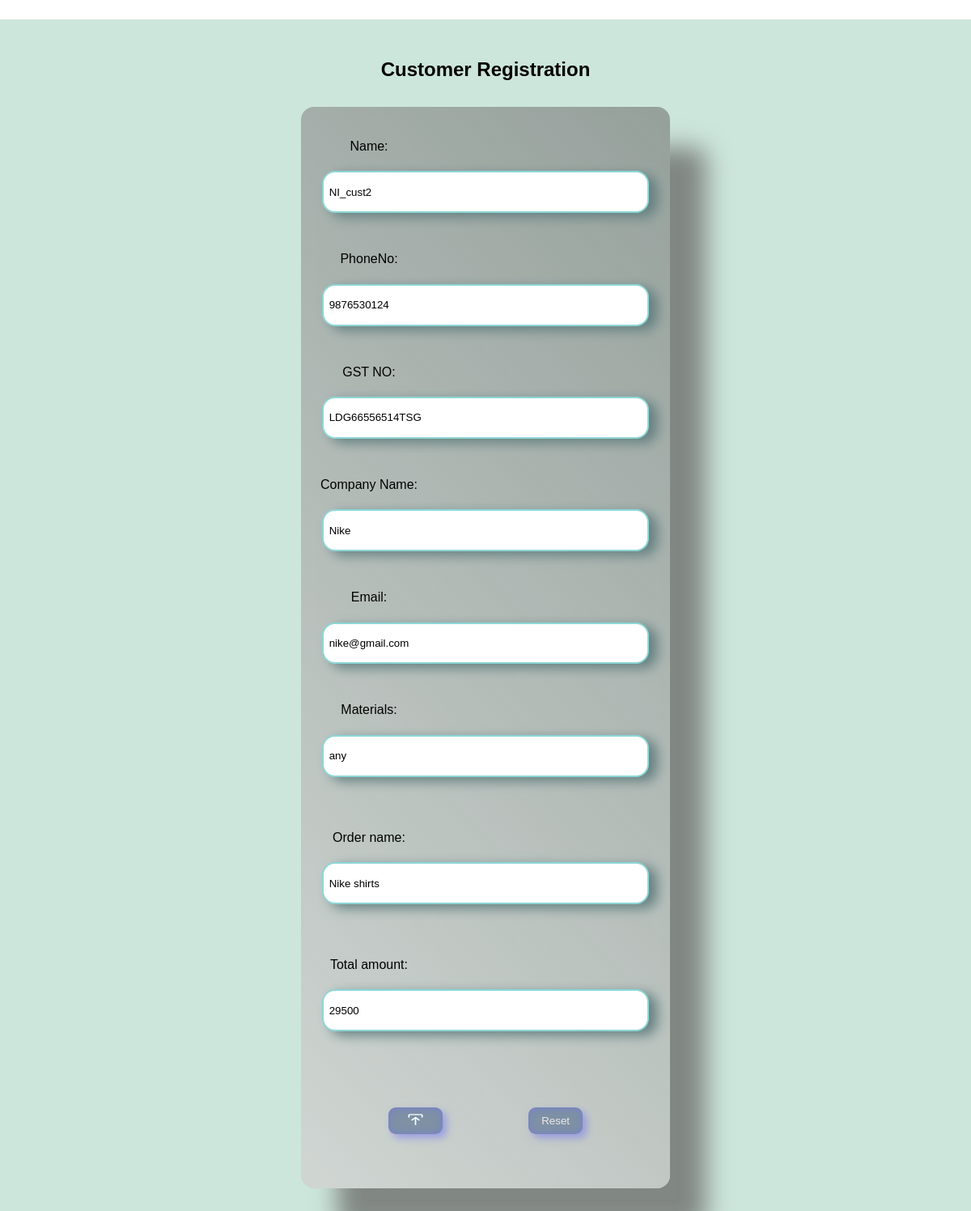
The page /upd/2 on the database as committed earlier.
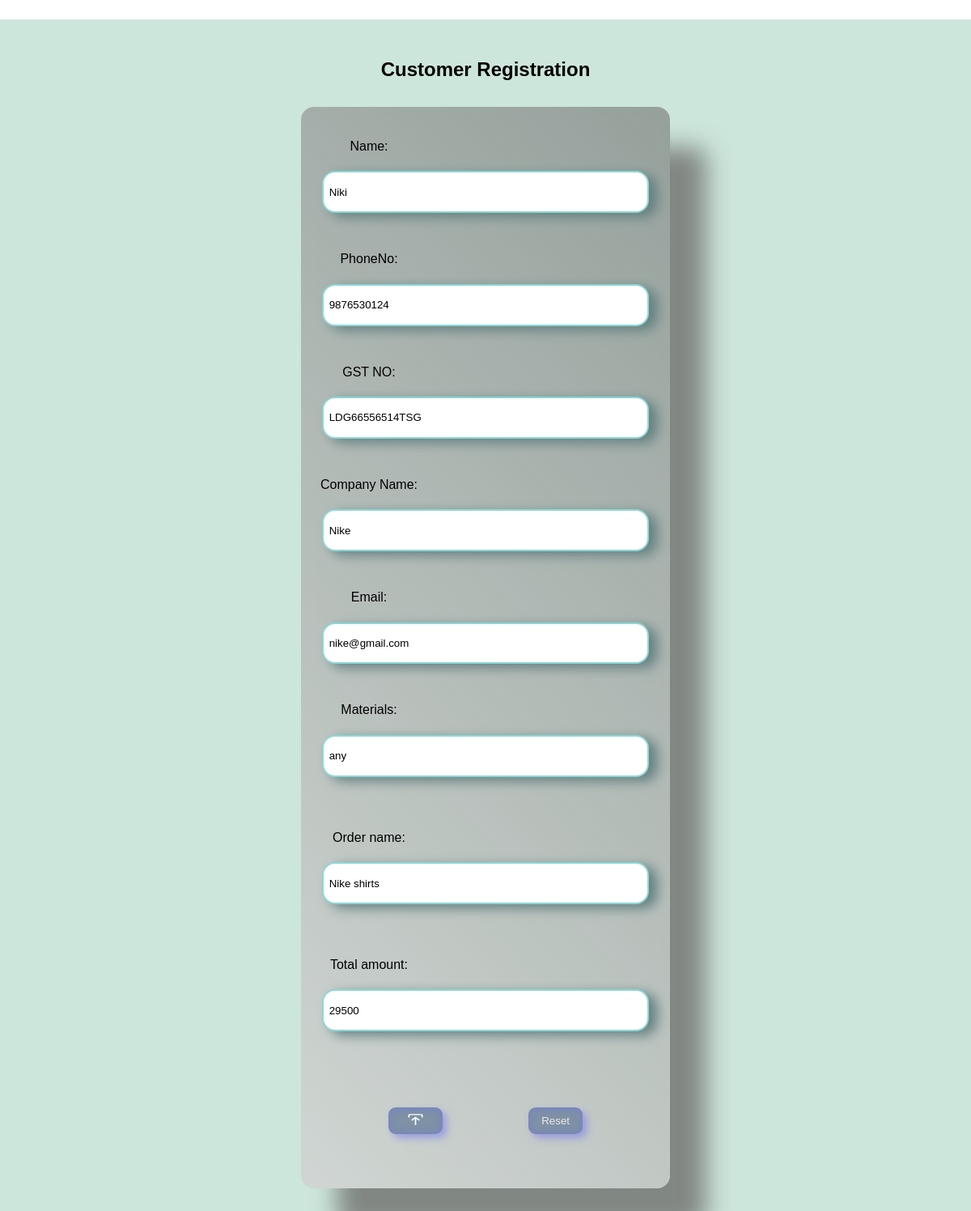
The same page on the database as committed later.
### first_vs/models.py (models this page shows, shortened)
class Customer(models.Model):
    id=models.CharField(max_length=50,primary_key=True)
    namei=models.CharField(max_length=50,unique=True,blank=False)
    phone=models.CharField(max_length=40,blank=False)
    gst=models.CharField(max_length=50,unique=True)
    adder=models.TextField(max_length=500)
    co_name=models.CharField(max_length=50,blank=False)
    email=models.CharField(max_length=100,blank=False)
    materials=models.CharField(max_length=100,default="any")
    ord_name=models.CharField(max_length=50,unique=True)
    ord_amt=models.CharField(max_length=20)
    pending_payment=models.CharField(max_length=20)
    date=models.DateField()
    due_date=models.DateField(null=True)

### first_vs/views.py (the view)
# urls.py: path('upd/<int:id>',views.up,name='update'),
def up(request,id):
    if request.method=="POST":
        gt=Customer.objects.get(pk=id)
    else:
        gt=Customer.objects.get(pk=id)
    return render(request,'first_vs/update.html',{ 'gt':gt })

### first_vs/templates/first_vs/update.html (shortened to what this page needs)
<!DOCTYPE html>
<html lang="en">
<head>
    {% load static %}
    <link rel="stylesheet" href="{%static 'first_vs/register.css' %}">
</head>
<body>
    <main>
        <div class="main_container">
            <h2>Customer Registration</h2>
            <div class="cards">
                <form action="update/{{gt.id}}" method="POST">
                    <p> Name: </p><input type="text" name="name" id="name" placeholder="Name:" value="{{gt.namei}}">
                    <p> PhoneNo:</p>
                    <input type="text" name="phone" id="phone" placeholder="PhoneNo:" value="{{gt.phone}}">
                    <p> GST NO:</p>
                    <input type="text" name="gst" id="gst" placeholder="GST Number:" value="{{gt.gst}}">
                    <p> Company Name:</p>
                    <input type="text" name="co_name" id="co_name" placeholder="Company Name:" value="{{gt.co_name}}">
                    <p>Email:</p>
                    <input type="email" name="email" id="email" placeholder="Email:" value="{{gt.email}}">
                    <p>Materials:</p>
                    <input type="text" name="material" id="material" placeholder="Materials:" value="{{gt.materials}}"> <br>
                    <p>Order name:</p>
                    <input type="text" name="ord_name" id="ord_name" placeholder="Order Name:" value="{{gt.ord_name}}"> <br>
                    <p>Total amount:</p>
                    <input type="text" name="tot" id="tot" placeholder="Total Amount:" value="{{gt.pending_payment}}"> <br>
                    <div class="buttons">
                        <button type="submit"><img src="{% static 'first_vs/logos/publish.svg'%}" alt="submit"></button>
                        <button type="reset">Reset</button>
                    </div>
                </form>
            </div>
        </div>
    </main>
</body>
</html>

Rows that differ between the two databases and show on the page:
changed Customer "LDG66556514TSG": name "NI_cust2" → "Niki"
